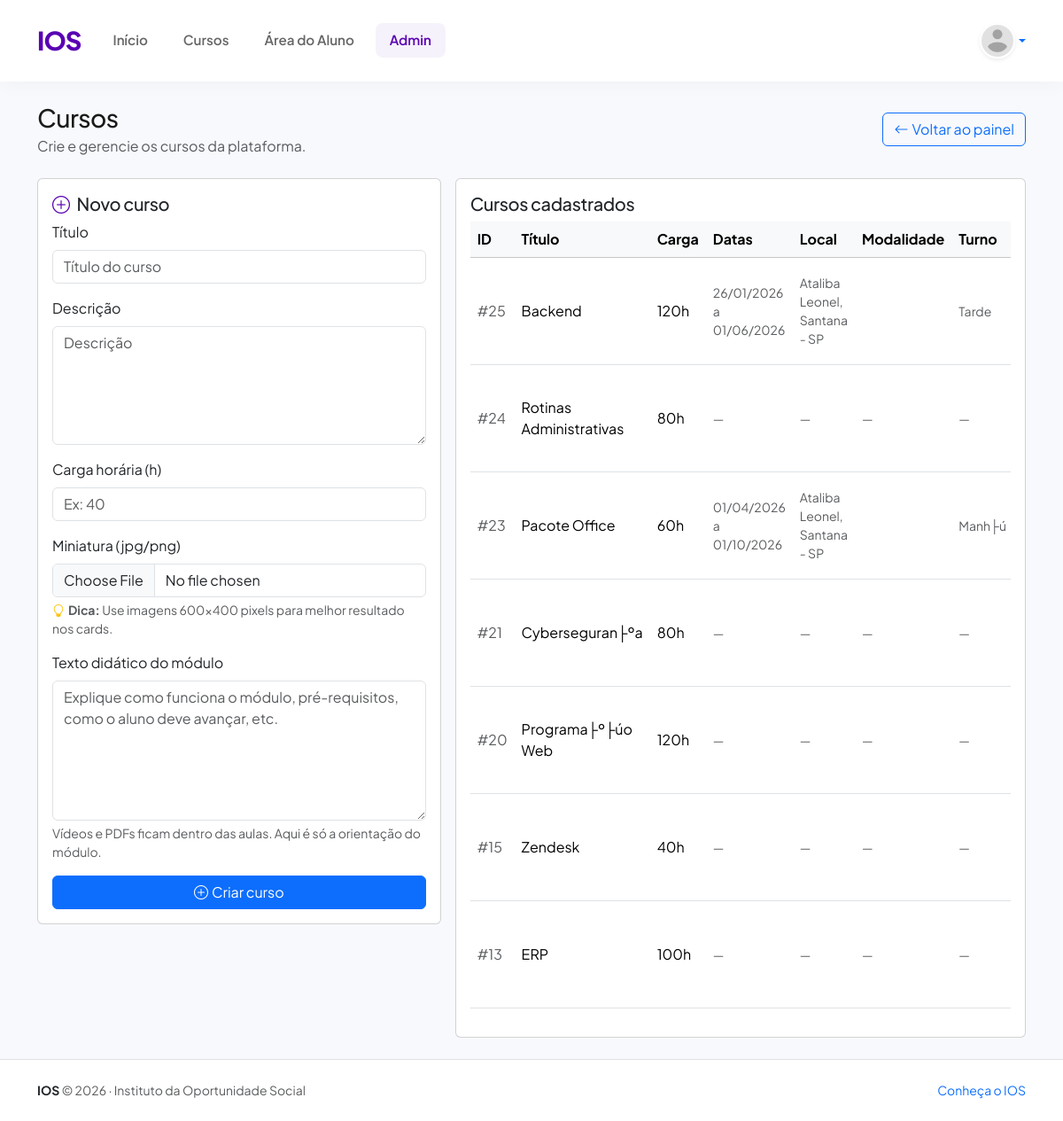
The app's page /admin/cursos.php (signed in) with its own data.
### tables this page shows
CREATE TABLE `curso_infos` (
  `id` int unsigned NOT NULL AUTO_INCREMENT,
  `curso_id` int NOT NULL,
  `modalidade` varchar(50) DEFAULT NULL,
  `local` varchar(120) DEFAULT NULL,
  `data_inicio` date DEFAULT NULL,
  `data_fim` date DEFAULT NULL,
  `turno` varchar(30) DEFAULT NULL,
  `vagas` int DEFAULT NULL,
  `criado_em` timestamp NOT NULL DEFAULT CURRENT_TIMESTAMP,
  `atualizado_em` timestamp NULL DEFAULT NULL ON UPDATE CURRENT_TIMESTAMP,
  PRIMARY KEY (`id`),
  UNIQUE KEY `uq_curso_infos_curso_id` (`curso_id`),
  KEY `idx_curso_infos_datas` (`data_inicio`,`data_fim`)
);

CREATE TABLE `cursos` (
  `id` int NOT NULL AUTO_INCREMENT,
  `titulo` varchar(150) NOT NULL,
  `descricao` text,
  `carga_horaria` int DEFAULT NULL,
  `criado_em` timestamp NULL DEFAULT CURRENT_TIMESTAMP,
  `thumbnail` varchar(255) DEFAULT NULL,
  `pdf` varchar(255) DEFAULT NULL,
  `video_url` varchar(255) DEFAULT NULL,
  `modulo_texto` text,
  `inscricoes_abertas` tinyint(1) DEFAULT '1',
  PRIMARY KEY (`id`)
);

### partials/bootstrap.php (called while the page is built, shortened)
<?php
if (!function_exists('ios_table_exists')) {
    function ios_table_exists(mysqli $conn, string $tableName): bool
    {
        $tableName = $conn->real_escape_string($tableName);
        $res = $conn->query("SHOW TABLES LIKE '{$tableName}'");
        return $res && $res->num_rows > 0;
    }
}

### admin/cursos.php (the view, shortened to what this page needs)
<?php
require '../config/db.php';
require __DIR__ . '/../partials/bootstrap.php';
require __DIR__ . '/../partials/header.php';
$cursoInfosEnabled = ios_table_exists($conn, 'curso_infos');
function ios_format_date_pt(?string $ymd): string
{
    if (!$ymd) return '';
    try {
        $dt = new DateTime($ymd);
        return $dt->format('d/m/Y');
    } catch (Throwable $e) {
        return $ymd;
    }
}
if ($cursoInfosEnabled) {
    $sql = "SELECT c.*, ci.modalidade, ci.local, ci.data_inicio, ci.data_fim, ci.turno, ci.vagas FROM cursos c LEFT JOIN curso_infos ci ON ci.curso_id = c.id ORDER BY c.id DESC";
    $cursos = $conn->query($sql);
} else {
    $cursos = $conn->query("SELECT * FROM cursos ORDER BY id DESC");
}
?>
<div class="container">
    <div class="d-flex align-items-start align-items-lg-center justify-content-between gap-3 mb-4 flex-column flex-lg-row">
        <div>
            <h1 class="h3 mb-1">Cursos</h1>
            <div class="text-muted">Crie e gerencie os cursos da plataforma.</div>
        </div>
        <a class="btn btn-outline-primary" href="dashboard.php"><i class="bi bi-arrow-left me-1"></i>Voltar ao painel</a>
    </div>
    <div class="row g-3">
        <div class="col-12 col-lg-5">
            <div class="card card-soft">
                <div class="card-body">
                    <h2 class="h5"><i class="bi bi-plus-circle me-2 text-primary"></i>Novo curso</h2>
                        <form method="POST" class="vstack gap-3" enctype="multipart/form-data">
                        <div>
                            <label class="form-label">Título</label>
                            <input name="titulo" class="form-control" placeholder="Título do curso" required>
                        </div>
                        <div>
                            <label class="form-label">Descrição</label>
                            <textarea name="descricao" class="form-control" rows="5" placeholder="Descrição"></textarea>
                        </div>
                        <div>
                            <label class="form-label">Carga horária (h)</label>
                            <input name="carga" type="number" class="form-control" placeholder="Ex: 40" required>
                        </div>
                        <div>
                            <label class="form-label">Miniatura (jpg/png)</label>
                            <input name="thumbnail" type="file" accept="image/*" class="form-control">
                            <div class="form-text"><i class="bi bi-lightbulb text-warning me-1"></i><strong>Dica:</strong> Use imagens 600×400 pixels para melhor resultado nos cards.</div>
                        </div>
                        <div>
                            <label class="form-label">Texto didático do módulo</label>
                            <textarea name="modulo_texto" class="form-control" rows="6" placeholder="Explique como funciona o módulo, pré-requisitos, como o aluno deve avançar, etc."></textarea>
                            <div class="form-text">Vídeos e PDFs ficam dentro das aulas. Aqui é só a orientação do módulo.</div>
                        </div>
                        <button name="criar" class="btn btn-primary"><i class="bi bi-plus-circle me-1"></i>Criar curso</button>
                    </form>
                </div>
            </div>
        </div>
        <div class="col-12 col-lg-7">
            <div class="card card-soft">
                <div class="card-body">
                    <h2 class="h5">Cursos cadastrados</h2>
                    <div class="table-responsive">
                        <table class="table table-hover align-middle">
                            <thead class="table-light">
                                <tr>
                                    <th>ID</th>
                                    <th>Título</th>
                                    <th>Carga</th>
                                    <?php if ($cursoInfosEnabled): ?>
                                        <th>Datas</th>
                                        <th>Local</th>
                                        <th>Modalidade</th>
                                        <th>Turno</th>
                                    <?php endif; ?>
                                </tr>
                            </thead>
                            <tbody>
                                <?php while($c = $cursos->fetch_assoc()): ?>
                                    <tr>
                                        <td class="text-muted">#<?= (int)$c['id'] ?></td>
                                        <td><?= htmlspecialchars($c['titulo'], ENT_QUOTES, 'UTF-8') ?></td>
                                        <td><?= (int)$c['carga_horaria'] ?>h</td>
                                        <?php if ($cursoInfosEnabled): ?>
                                            <?php
                                                $di = isset($c['data_inicio']) ? (string)$c['data_inicio'] : '';
                                                $df = isset($c['data_fim']) ? (string)$c['data_fim'] : '';
                                                $diFmt = ios_format_date_pt($di);
                                                $dfFmt = ios_format_date_pt($df);
                                                $datas = ($diFmt && $dfFmt) ? ($diFmt . ' a ' . $dfFmt) : '—';
                                            ?>
                                            <td class="small text-muted"><?= htmlspecialchars($datas, ENT_QUOTES, 'UTF-8') ?></td>
                                            <td class="small text-muted"><?= htmlspecialchars((string)($c['local'] ?? '—') ?: '—', ENT_QUOTES, 'UTF-8') ?></td>
                                            <td class="small">
                                                <?php $mod = (string)($c['modalidade'] ?? ''); ?>
                                                <?php if ($mod !== ''): ?>
                                                    <span class="badge badge-soft"><?= htmlspecialchars($mod, ENT_QUOTES, 'UTF-8') ?></span>
                                                <?php else: ?>
                                                    <span class="text-muted">—</span>
                                                <?php endif; ?>
                                            </td>
                                            <td class="small text-muted"><?= htmlspecialchars((string)($c['turno'] ?? '—') ?: '—', ENT_QUOTES, 'UTF-8') ?></td>
                                        <?php endif; ?>
                                    </tr>
                                <?php endwhile; ?>
                            </tbody>
                        </table>
                    </div>
                </div>
            </div>
        </div>
    </div>
</div>
<?php require __DIR__ . '/../partials/footer.php'; ?>

### assets/css/site.css (style rules this page uses)
:root { --ios-purple: #5900b3; --ios-purple-dark: #3a0076; --ios-purple-light: #7f2ecc; --ios-white: #ffffff; --ios-gray-light: #f8f9fc; --ios-text-dark: #1a1a1a; --ios-text-muted: #666666; --bs-primary: var(--ios-purple); --bs-primary-rgb: 89, 0, 179; --bs-body-font-family: "Plus Jakarta Sans", sans-serif; --bs-btn-border-radius: 0.75rem; --shadow-sm: 0 2px 8px rgba(89, 0, 179, 0.08); --shadow-md: 0 8px 24px rgba(89, 0, 179, 0.12); --shadow-lg: 0 16px 48px rgba(89, 0, 179, 0.18); --shadow-hover: 0 20px 60px rgba(89, 0, 179, 0.25); --transition-base: all 0.3s cubic-bezier(0.25, 0.46, 0.45, 0.94); }
body { font-family: var(--bs-body-font-family); color: var(--ios-text-dark); background-color: var(--ios-gray-light); overflow-x: hidden; }
h1, h2, h3, h4, h5, h6 { font-weight: 700; color: var(--ios-purple-dark); letter-spacing: -0.02em; }
a { text-decoration: none; transition: var(--transition-base); }

### records on screen
curso_infos: curso "25", curso.titulo "Backend", curso.carga_horaria "120", datas "26/01/2026 a 01/06/2026", local "Ataliba Leonel, Santana - SP", turno "Tarde"
cursos: id "24", titulo "Rotinas Administrativas", carga_horaria "80", datas "—", local "—", turno "—"
curso_infos: curso "23", curso.titulo "Pacote Office", curso.carga_horaria "60", datas "01/04/2026 a 01/10/2026", local "Ataliba Leonel, Santana - SP", turno "Manh├ú"
cursos: id "21", titulo "Cyberseguran├ºa", carga_horaria "80", datas "—", local "—", turno "—"
cursos: id "20", titulo "Programa├º├úo Web", carga_horaria "120", datas "—", local "—", turno "—"
cursos: id "15", titulo "Zendesk", carga_horaria "40", datas "—", local "—", turno "—"
cursos: id "13", titulo "ERP", carga_horaria "100", datas "—", local "—", turno "—"
